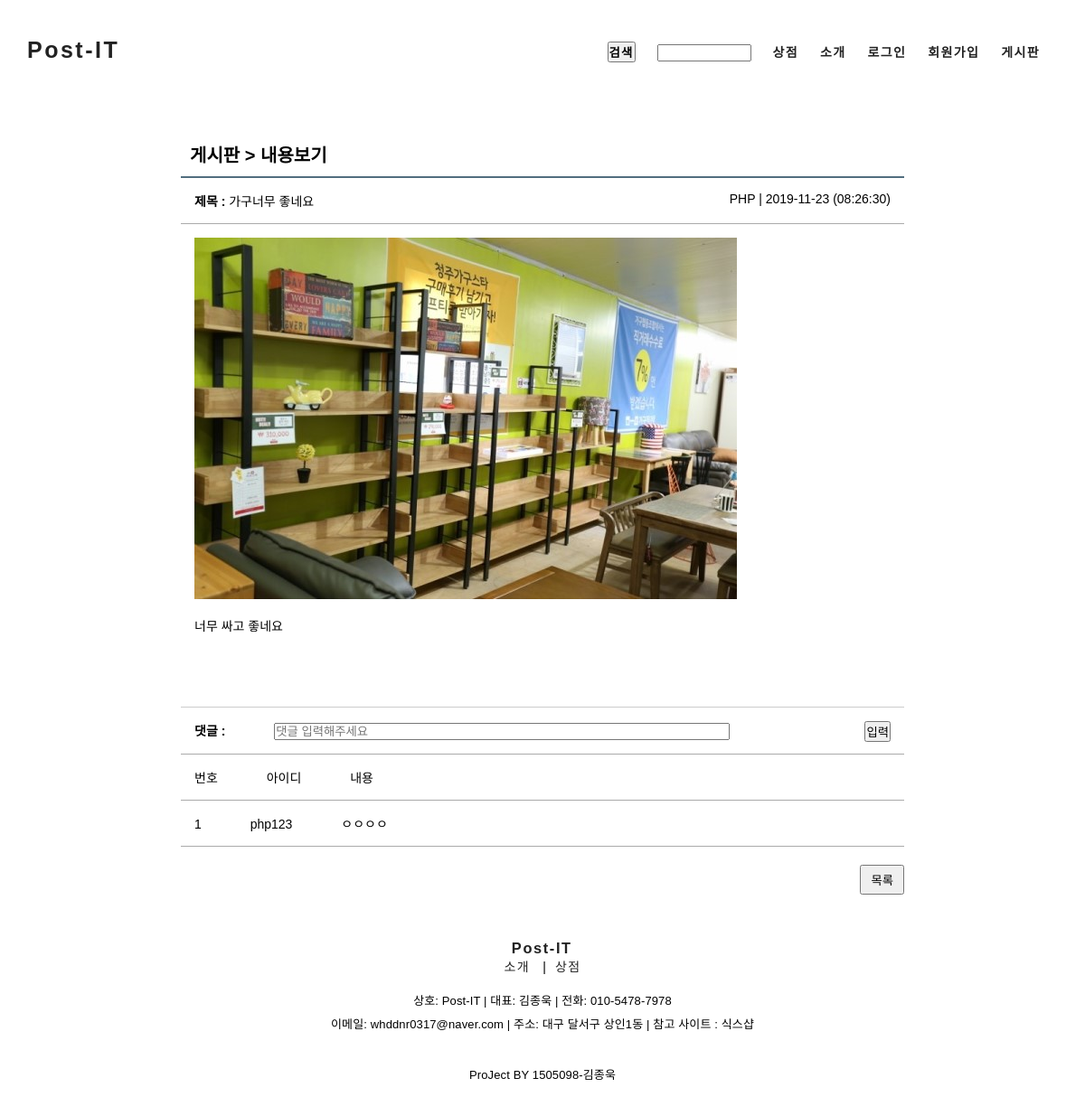
Page /board_view.php?num=76&page=1 on the committed database.
### tables this page shows
CREATE TABLE `board` (
  `num` int(11) NOT NULL,
  `id` char(15) NOT NULL,
  `name` char(10) NOT NULL,
  `subject` char(200) NOT NULL,
  `content` text NOT NULL,
  `regist_day` char(30) NOT NULL,
  `hit` int(11) NOT NULL,
  `file_name` char(40) DEFAULT NULL,
  `file_type` char(40) DEFAULT NULL,
  `file_copied` char(40) DEFAULT NULL
);

CREATE TABLE `comment` (
  `num` int(11) NOT NULL,
  `sub` varchar(50) NOT NULL,
  `user` varchar(20) NOT NULL,
  `content` varchar(100) NOT NULL,
  `date` varchar(30) NOT NULL
);

### board_view.php (the view, shortened to what this page needs)
<!DOCTYPE html>
<html>
<head>
<link rel="stylesheet" type="text/css" href="./css/common.css">
<link rel="stylesheet" type="text/css" href="./css/board.css">
<link rel="stylesheet" type="text/css" href="./css/comment.css">
</head>
<body>
<header>
    <?php include "header.php";?>
</header>
<section>
   	<div id="board_box">
	    <h3 class="title">
			게시판 > 내용보기
		</h3>
<?php
	$num  = $_GET["num"];
	$page  = $_GET["page"];
	$con = mysqli_connect("localhost", "user1", "12345", "sample");
  mysqli_set_charset($con,"utf8");
	$sql = "select * from board where num=$num";
	$result = mysqli_query($con, $sql);
	$row = mysqli_fetch_array($result);
	$name      = $row["name"];
	$regist_day = $row["regist_day"];
	$subject    = $row["subject"];
	$content    = $row["content"];
	$file_name    = $row["file_name"];
	$file_type    = $row["file_type"];
	$file_copied  = $row["file_copied"];
	$hit          = $row["hit"];
  $sub1=$subject.$regist_day;
	$content = str_replace(" ", "&nbsp;", $content);
	$content = str_replace("\n", "<br>", $content);
	$new_hit = $hit + 1;
	$sql = "update board set hit=$new_hit where num=$num";
	mysqli_query($con, $sql);
?>
	    <ul id="view_content">
			<li>
				<span class="col1"><b>제목 :</b> <?=$subject?></span>
				<span class="col2"><?=$name?> | <?=$regist_day?></span>
			</li>
			<li>
				<?php
					if($file_name) {
						$real_name = $file_copied;
                  }
                  if($file_type=="image/jpg"||$file_type=="image/jpeg"||$file_type=="image/png"||$file_type=="image/gif"||$file_type=="image/bmp")
                  {
                    $file_path = "./data/".$real_name;
                    echo "<img src='$file_path'alt=''/><br><br>";
                  }
				?>
				<?=$content?>
			</li>
	    </ul>
      <form method="post" name="form" >
      <ul id="comment_view">
			<li>
				<span class="col1"><b>댓글 :</b> </span>
        <span class="col2"><input style="width: 500px;" type="text" name="content" placeholder="댓글 입력해주세요"></span>
        <span class="col3"><button  type="submit"  onclick="javascript: form.action='comment_insert.php?sub=<?=$subject?>'">입력</button></span>
      </li>
      <li>
        <span class="col1">번호</span>
        <span class="col1">아이디</span>
        <span class="col2">내용</a></span>
      </li>
    </form>
      <?php
      $sql = "select * from comment where sub= '$sub1' order by num desc";
    	$result = mysqli_query($con, $sql);
    	$total_record = mysqli_num_rows($result);
    	$number = $total_record;
       while ($row = mysqli_fetch_array($result))
       {
    	  $user          = $row["user"];
    	  $content        = $row["content"];
    ?>
    		<li>
    		  <span class="col1"><?=$number?></span>
    			<span class="col1"><?=$user?></span>
    			<span class="col2"><?=$content?></a></span>
    		</li>
    <?php
       	   $number--;
       }
    ?>
	    <ul class="buttons">
				<li><button onclick="location.href='board_list.php?page=<?=$page?>'">목록</button></li>
		</ul>
	</div>
</section>
<footer>
    <?php include "footer.php";?>
</footer>
</body>
</html>

### css/common.css (style rules this page uses)
* { padding: 0; margin: 0; }
body { font-family: Noto Sans KR, sans-serif; font-size: 14px; }
img { border: 0; }
ul { list-style-type: none; }

### css/board.css (style rules this page uses)
#board_box { font-family: Noto Sans KR, sans-serif; position: relative; width: 800px; margin: 0 auto; }
#board_box h3 { margin-top: 30px; padding: 10px; border-bottom: solid 2px #516e7f; font-size: 20px; }
#board_box .buttons { text-align: right; margin: 20px 0 40px 0; }
#board_box .buttons li { display: inline; }
#board_box .buttons button { padding: 5px 10px; cursor: pointer; }
#board_box { width: 800px; margin: 0 auto; }
#board_box .title { margin-top: 30px; padding: 10px; border-bottom: solid 2px #516e7f; font-size: 20px; }
#view_content li:nth-child(1) { padding: 15px; border-bottom: solid 1px #aaaaaa; }
#view_content .col2 { float: right; }
#view_content li:nth-child(2) { padding: 15px 15px 80px 15px; border-bottom: solid 1px #cccccc; }
#view_content img { max-width: 700px; }

### css/comment.css (style rules this page uses)
#comment_view li:nth-child(1) { padding: 15px; border-bottom: solid 1px #aaaaaa; }
#comment_view .col1 { margin-right: 50px; }
#comment_view .col2 { width: 600px; }
#comment_view .col3 { float: right; }
#comment_view li { padding: 15px; border-bottom: solid 1px #aaaaaa; }

### rows in the picture
board: subject "가구너무 좋네요", name "PHP", regist_day "2019-11-23 (08:26:30)", file_copied (picture), content "너무 싸고 좋네요"
comment: user "php123", content "ㅇㅇㅇㅇ"
